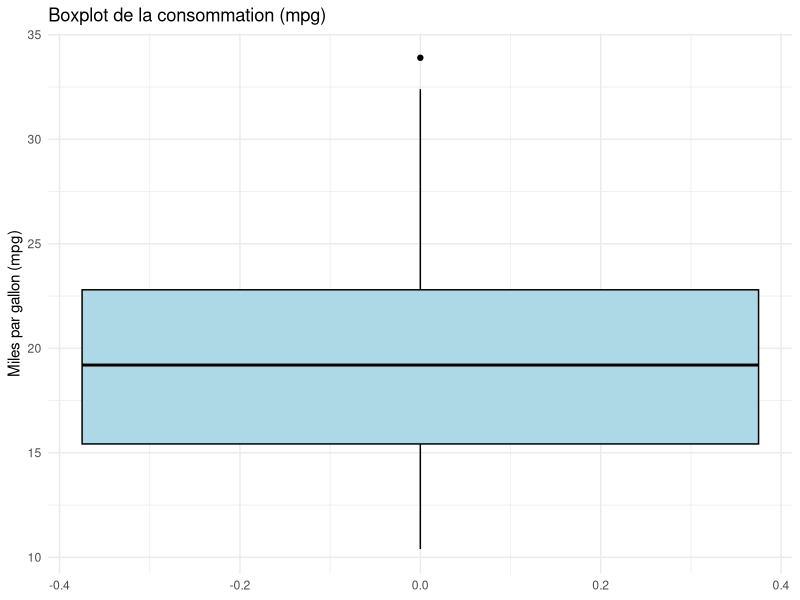

The R script that drew this image:
## ---- chunk 1
knitr::kable(head(mtcars, n = 3)[,c("mpg", "cyl", "disp", "hp", "wt")])
## ---- chunk 2
knitr::kable(head(mtcars, n = 3)[,c("mpg", "cyl", "disp", "hp", "wt")])
## ---- chunk 3
knitr::kable(head(mtcars, n = 3)[,c("mpg", "cyl", "disp", "hp", "wt")])
## ---- chunk 4
knitr::kable(head(mtcars, n = 3)[,c("mpg", "cyl", "disp", "hp", "wt")])
## ---- chunk 5
knitr::kable(head(mtcars, n = 3)[,c("mpg", "cyl", "disp", "hp", "wt")])
## ---- chunk 6
# Charger ggplot2
library(ggplot2)

# Créer un boxplot pour la variable mpg
ggplot(mtcars, aes(y = mpg)) +
  geom_boxplot(fill = "lightblue", color = "black") +
  labs(title = "Boxplot de la consommation (mpg)",
       y = "Miles par gallon (mpg)") +
  theme_minimal()
